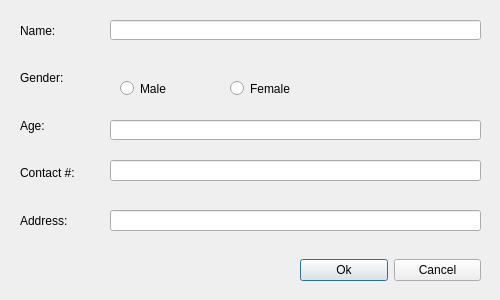
<?xml version="1.0" encoding="UTF-8"?>
<ui version="4.0">
 <class>Dialog</class>
 <widget class="QDialog" name="Dialog">
  <property name="geometry">
   <rect>
    <x>0</x>
    <y>0</y>
    <width>500</width>
    <height>300</height>
   </rect>
  </property>
  <property name="windowTitle">
   <string>Dialog</string>
  </property>
  <widget class="QLineEdit" name="name_text">
   <property name="geometry">
    <rect>
     <x>110</x>
     <y>20</y>
     <width>371</width>
     <height>20</height>
    </rect>
   </property>
  </widget>
  <widget class="QWidget" name="verticalLayoutWidget">
   <property name="geometry">
    <rect>
     <x>20</x>
     <y>10</y>
     <width>91</width>
     <height>231</height>
    </rect>
   </property>
   <layout class="QVBoxLayout" name="verticalLayout">
    <item>
     <widget class="QLabel" name="label">
      <property name="text">
       <string>Name:</string>
      </property>
     </widget>
    </item>
    <item>
     <widget class="QLabel" name="label_2">
      <property name="text">
       <string>Gender:</string>
      </property>
     </widget>
    </item>
    <item>
     <widget class="QLabel" name="label_3">
      <property name="text">
       <string>Age:</string>
      </property>
     </widget>
    </item>
    <item>
     <widget class="QLabel" name="label_4">
      <property name="text">
       <string>Contact #:</string>
      </property>
     </widget>
    </item>
    <item>
     <widget class="QLabel" name="label_5">
      <property name="text">
       <string>Address:</string>
      </property>
     </widget>
    </item>
   </layout>
  </widget>
  <widget class="QRadioButton" name="male_radio">
   <property name="geometry">
    <rect>
     <x>120</x>
     <y>80</y>
     <width>82</width>
     <height>17</height>
    </rect>
   </property>
   <property name="text">
    <string>Male</string>
   </property>
  </widget>
  <widget class="QRadioButton" name="female_radio">
   <property name="geometry">
    <rect>
     <x>230</x>
     <y>80</y>
     <width>82</width>
     <height>17</height>
    </rect>
   </property>
   <property name="text">
    <string>Female</string>
   </property>
  </widget>
  <widget class="QLineEdit" name="age_text">
   <property name="geometry">
    <rect>
     <x>110</x>
     <y>120</y>
     <width>371</width>
     <height>20</height>
    </rect>
   </property>
  </widget>
  <widget class="QLineEdit" name="contact_text">
   <property name="geometry">
    <rect>
     <x>110</x>
     <y>160</y>
     <width>371</width>
     <height>21</height>
    </rect>
   </property>
  </widget>
  <widget class="QLineEdit" name="address_text">
   <property name="geometry">
    <rect>
     <x>110</x>
     <y>210</y>
     <width>371</width>
     <height>21</height>
    </rect>
   </property>
  </widget>
  <widget class="QWidget" name="horizontalLayoutWidget">
   <property name="geometry">
    <rect>
     <x>300</x>
     <y>250</y>
     <width>181</width>
     <height>41</height>
    </rect>
   </property>
   <layout class="QHBoxLayout" name="horizontalLayout">
    <item>
     <widget class="QPushButton" name="ok_Button">
      <property name="text">
       <string>Ok</string>
      </property>
     </widget>
    </item>
    <item>
     <widget class="QPushButton" name="cancel_Button">
      <property name="text">
       <string>Cancel</string>
      </property>
     </widget>
    </item>
   </layout>
  </widget>
 </widget>
 <resources/>
 <connections/>
</ui>
